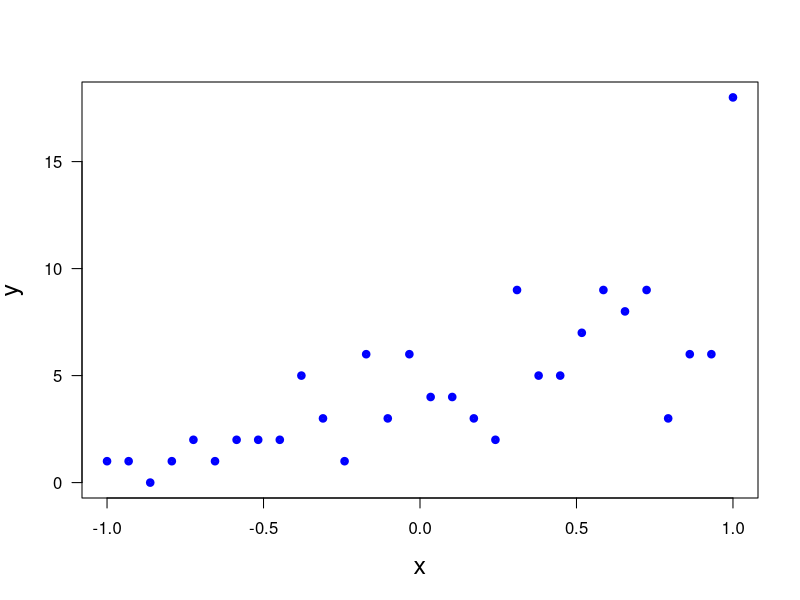

This figure's R source:
print('file: PoissonRegrData.R')
# Poisson regression: generate artificial data set 
# (1) exact model: log(mu) = beta0 + beta*x;  -1 <= x <= +1
beta0 = 1.3; beta = 1.2; xmin = -1; xmax = 1
n = 30                 # sample size
dx = (xmax-xmin)/(n-1); x = round(seq(xmin,xmax,dx),3)
set.seed(1953)         # set seed for random number generators
logmu = beta0+beta*x
mu = exp(beta0+beta*x)
y = numeric(n)
for(k in 1:n) y[k] = rpois(1,lambda=mu[k])
# (2) plot data:
# png('PoissonRegArtData160929.png',width=16,height=16,units='cm',res=300)
plot(x,y,type='p',lwd=4,col='blue',xlab='x',ylab='y',las=1,cex=0.6,cex.lab=1.5)
# dev.off()
